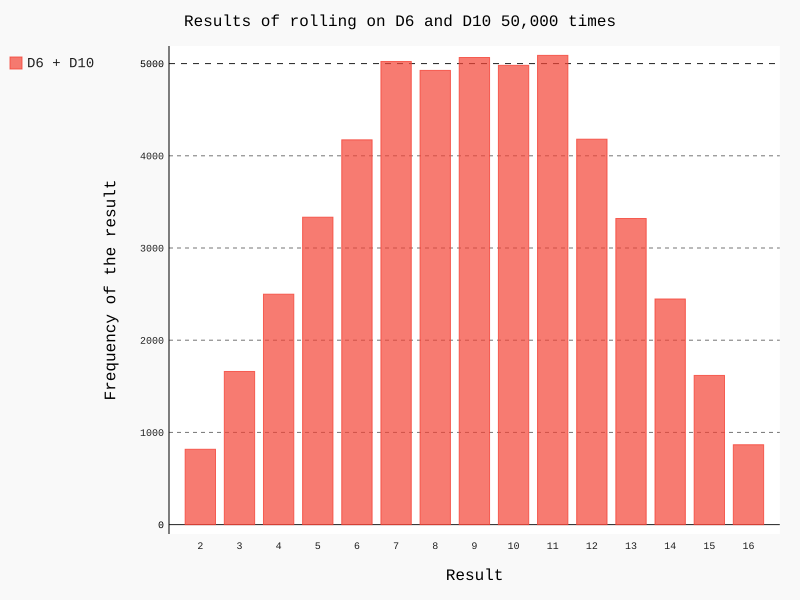

Reproduce this figure in Python.
# -*- coding: utf-8 -*-
"""
Created on Mon Mar  2 15:06:47 2020

@author: jwitherspoon
"""
from die import Die
import pygal

#create a D6
die1 = Die()
die10 = Die(10)

#make some rolls and store rolls in list
results = []
for roll_num in range(50000):
    result = die1.roll() + die10.roll()
    results.append(result)

#analyze the results
frequencies = []
max_result = die1.num_sides + die10.num_sides
for value in range(2,max_result+1):
    frequency = results.count(value)
    frequencies.append(frequency)
    
#visualize the results
hist = pygal.Bar()

hist.title = "Results of rolling on D6 and D10 50,000 times"
hist.x_labels = ['2','3','4','5','6','7','8','9','10','11','12','13','14','15','16']
hist.x_title = "Result"
hist.y_title = "Frequency of the result"

hist.add('D6 + D10',frequencies)
hist.render_to_file('dice10_visual.svg')
    
    
